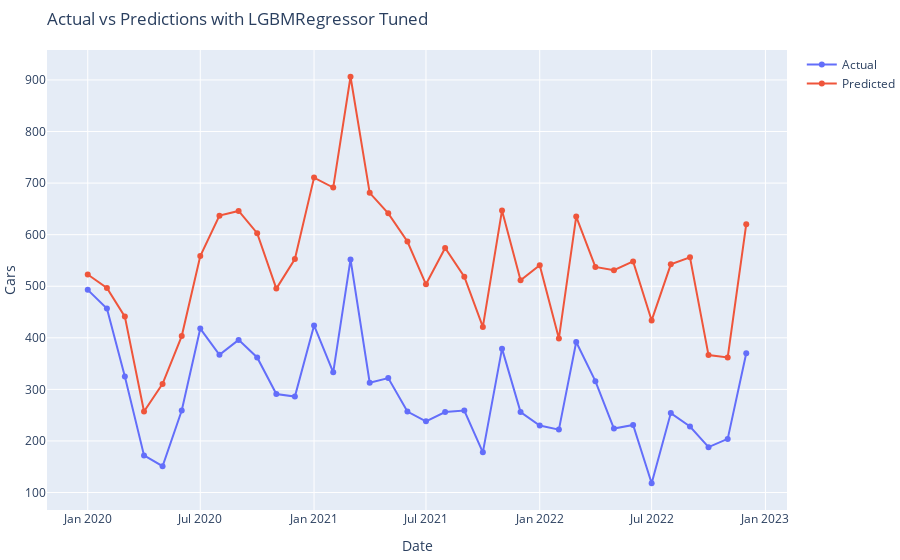
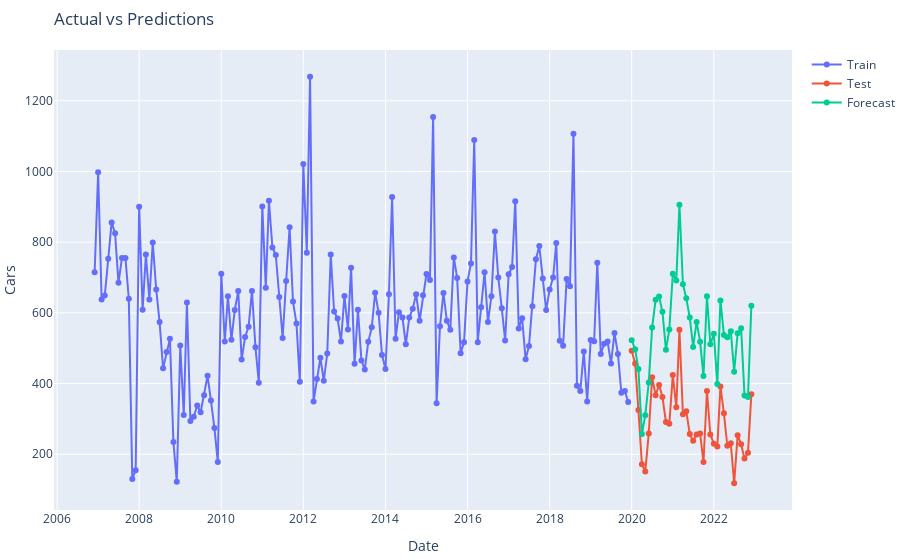

Source (notebook cell) for these figures, in order:
### Code cell
# Predict and score
model_name = model.__class__.__name__ + ' Tuned'
preds = forecaster.predict(steps=steps, exog=test_exo)
scoring(model_name, test[dep_var], preds)

# Plot whole TS
plot_time_series(preds)
